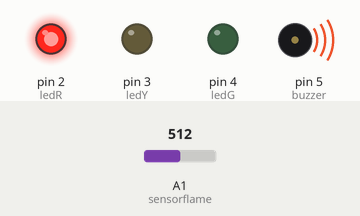
The sketch below on a simulated Arduino Uno, built with avr-gcc and run on an emulated ATmega328P. Parts: output pins drawn as LEDs (lit = HIGH), buzzer (waves = sounding, pin HIGH). The test bench sets the inputs (shaded band); at power-on: A1 (sensorflame) = 512. What the sketch prints to the serial monitor is not drawn.

Above: at 1.25 s.
1.3 s: A1 (sensorflame) set to 800
4.3 s: A1 (sensorflame) set to 830
At 4.8 s:
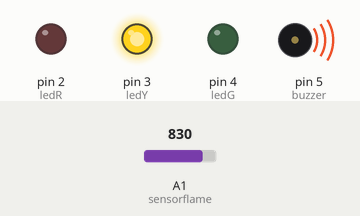
7.3 s: A1 (sensorflame) set to 986
10.3 s: A1 (sensorflame) set to 1001
At 10.67 s:
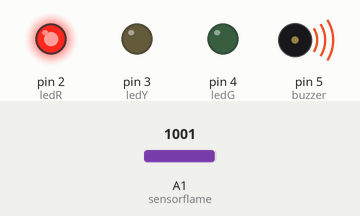
13.3 s: A1 (sensorflame) set to 1023
At 14.4 s:
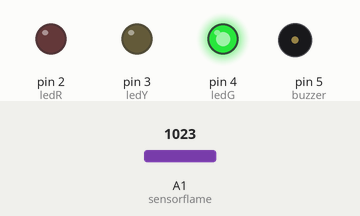
14.9 s: A1 (sensorflame) set to 900
At 15.8 s:
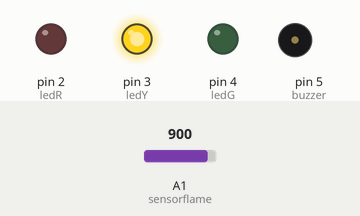
Timing chart, 0 to 18.9 s (numbered marks = the images above; inputs shaded):
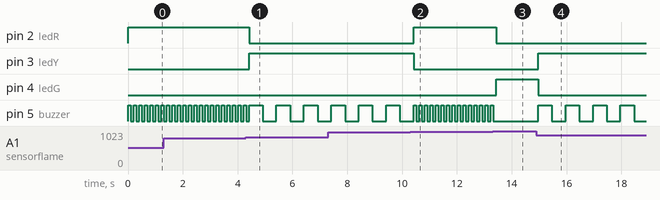

The sketch:

3.FlameSensor.ino
```cpp
//Inisialisasi


//int ldr    = A0;
int sensorflame = A1;
int ledR  = 2;
int ledY  = 3;
int ledG  = 4;
int buzzer    = 5;


void setup() {
  Serial.begin(9600);
  pinMode(buzzer, OUTPUT);
  pinMode(ledR, OUTPUT);
  pinMode(ledY, OUTPUT);
  pinMode(ledG, OUTPUT);
}

void loop() {
  //Baca Data
  int bacaflame = analogRead(sensorflame);
      bacaflame = map(bacaflame,1023,23,0,100);
//  int bacaldr = analogRead(ldr);
//      bacaldr = map(bacaldr,0,1024,0,255);
      //0,1024 nilai ldr 0 sampai 1024
      //0,255 nilai yang diubah atau nilai led pwn 0-255
  //Print Serial
//  Serial.print("Nilai LDR : "+ String(bacaldr));

  Serial.print(" || Nilai sensor flame: " + String(bacaflame));
  Serial.println();   //Untuk Enter

  if(bacaflame <2){
    Serial.print("Aman");
    digitalWrite(ledG, HIGH);
    digitalWrite(ledY, LOW);
    digitalWrite(ledR, LOW);
    digitalWrite(buzzer, LOW);
  }else if(bacaflame >2 && bacaflame <=20){
    Serial.print("Warning Silahkan Periksa");
    digitalWrite(ledY, HIGH);
    digitalWrite(ledG, LOW);
    digitalWrite(ledR, LOW);
    digitalWrite(buzzer, HIGH);
    delay(500);
    digitalWrite(buzzer, LOW);
    delay(500);
  }else{
    Serial.print("Waspada Harap Mengungsi");
    digitalWrite(ledR, HIGH);
    digitalWrite(ledY, LOW);
    digitalWrite(ledG, LOW);
    digitalWrite(buzzer,HIGH);
    delay(100);
    digitalWrite(buzzer, LOW);
    delay(100);
  }

//  analogWrite(led, bacaldr);

//semakin terang semakin redup lednya
}
```

Measured:
- the behaviour switches between 813 and 814 on A1 (sensorflame) (found by bisection; images 0 and 1)
- the behaviour switches between 993 and 994 on A1 (sensorflame) (found by bisection; images 1 and 2)
- after the input at 4.3 s, pin 2 (ledR): HIGH → LOW after 0.12 s; pin 3 (ledY): LOW → HIGH after 0.12 s
- after the input at 10.3 s, pin 2 (ledR): LOW → HIGH after 0.12 s; pin 3 (ledY): HIGH → LOW after 0.12 s; pin 5 (buzzer): alternates HIGH for 0.10 s and LOW for 0.10 s, starting after 0.22 s
- after the input at 13.3 s, pin 2 (ledR): HIGH → LOW after 0.13 s; pin 4 (ledG): LOW → HIGH after 0.13 s; pin 5 (buzzer): goes on until 13.3 s, then stays LOW
- after the input at 14.9 s, pin 3 (ledY): LOW → HIGH after 0.06 s; pin 4 (ledG): HIGH → LOW after 0.06 s; pin 5 (buzzer): alternates HIGH for 0.50 s and LOW for 0.50 s, starting after 0.06 s
- by itself, pin 5 (buzzer): alternates HIGH for 0.50 s and LOW for 0.50 s
